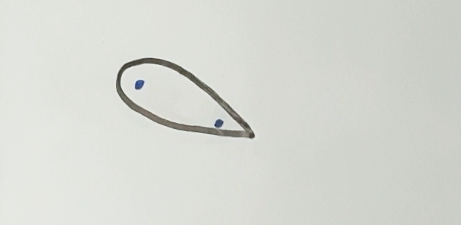
#> input picture picture_sim_app/input/input.png, 461 x 225 px
$ python -i pixel_body_python.py   (imports and definitions only)
#> lines starting #> are read from the running program, lines starting #| are printed output that depends on the picture; after the words box and inside, x2 and y2 are one past the last pixel; in counts of white or black regions, pixels touching at a corner belong together
import numpy as np
import matplotlib.pyplot as plt
from PIL import Image


class PixelBodyMask:
    """
    Creates boolean masks that distinguish solid from fluid using image recognition logic.
    Supports both grayscale and colored images.
    Mask logic: 1=Fluid, 0=Solid
    """

    def __init__(self, image_path, threshold=0.5, diff_threshold=None, max_image_res=None,
                 body_color="gray", manual_mode=False, force_invert_mask=False, verbose=True):
        """
        Create a PixelBody mask from an image.

        Args:
            image_path (str): Path to the input image
            threshold (float): Minimum intensity for solid detection (0.0-1.0)
            diff_threshold (float): Color channel difference threshold
            max_image_res (int): Maximum resolution limit for image resizing
            body_color (str): Color of the solid body ("gray", "red", "green", "blue")
            manual_mode (bool): Use manual thresholds instead of smart detection
            force_invert_mask (bool): Force inversion of the mask logic
        """
        self.image_path = image_path
        self.threshold = threshold
        self.diff_threshold = diff_threshold
        self.max_image_res = max_image_res
        self.body_color = body_color
        self.manual_mode = manual_mode
        self.force_invert_mask = force_invert_mask

        # Verbose mode (to disable some print statements)
        self.verbose = verbose

        # Load and process the image
        self.img = self._load_image()
        self.mask = self._create_mask()

    def _load_image(self):
        """Load image and apply resolution limit if specified."""
        img = Image.open(self.image_path)
#> img is the input picture: PIL image 461x225 RGB; mean R, G, B 214.4, 216.8, 209.9
        if self.verbose:
            print(f"Original image size: {img.size}")
#| Original image size: (461, 225)

        if self.max_image_res is not None:
            img = self._limit_resolution(img, self.max_image_res)
            if self.verbose:
                print(f"Image resized to: {img.size}")

        return img

    # [15 lines left out: function _limit_resolution, not called in this run]

    def _create_mask(self):
        """Create fluid-solid mask using image recognition logic."""
        valid_colors = ["gray", "red", "green", "blue"]
        if self.body_color not in valid_colors:
            raise ValueError(f"Unsupported solid color: {self.body_color}. "
                           f"Supported colors are: {', '.join(valid_colors)}")

        if self.body_color == "gray":
            mask = self._process_grayscale()
        else:
            mask = self._process_color()

        # Invert logic to match the following convention: 1=Fluid, 0=Solid
        mask = ~mask

        return mask

    def _process_grayscale(self):
        """Process grayscale images."""
        # Convert to grayscale and normalize to [0,1]
        gray_img = self.img.convert('L')
        gray_array = np.array(gray_img, dtype=np.float64) / 255.0

        # Binary mask: assumes solid is dark (low values) and fluid is bright (high values)
        # Higher threshold = more restrictive = less solid detected
        mask = gray_array < (1.0 - self.threshold)
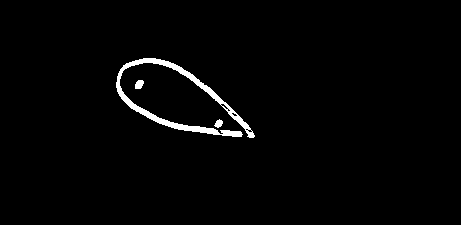
#> mask: shape (225, 461) bool; 1.7% white; 3 white regions, box (x1, y1, x2, y2) and area: (116, 58, 255, 138) 1686, (135, 80, 144, 89) 64, (214, 119, 223, 128) 51

        # Transpose to align matrix indices with physical x-y
        mask = np.flipud(mask).T
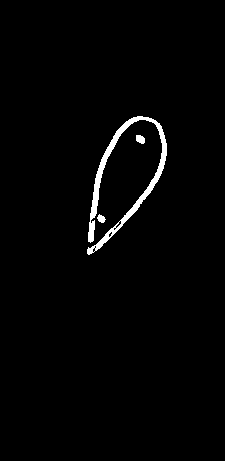
#> mask: shape (461, 225) bool; 1.7% white; 3 white regions, box (x1, y1, x2, y2) and area: (87, 116, 167, 255) 1686, (136, 135, 145, 144) 64, (97, 214, 106, 223) 51
        return mask

    # [227 lines left out: functions _process_color, rotate_mask, _rotate_solid_by_angle, not called in this run]

    def get_mask(self):
        """
        Return the boolean mask.
        """
        return self.mask

    # [35 lines left out: functions plot_mask, save_mask, create_pixel_body_mask, not called in this run]

>>> result = PixelBodyMask('input/input.png').get_mask()
